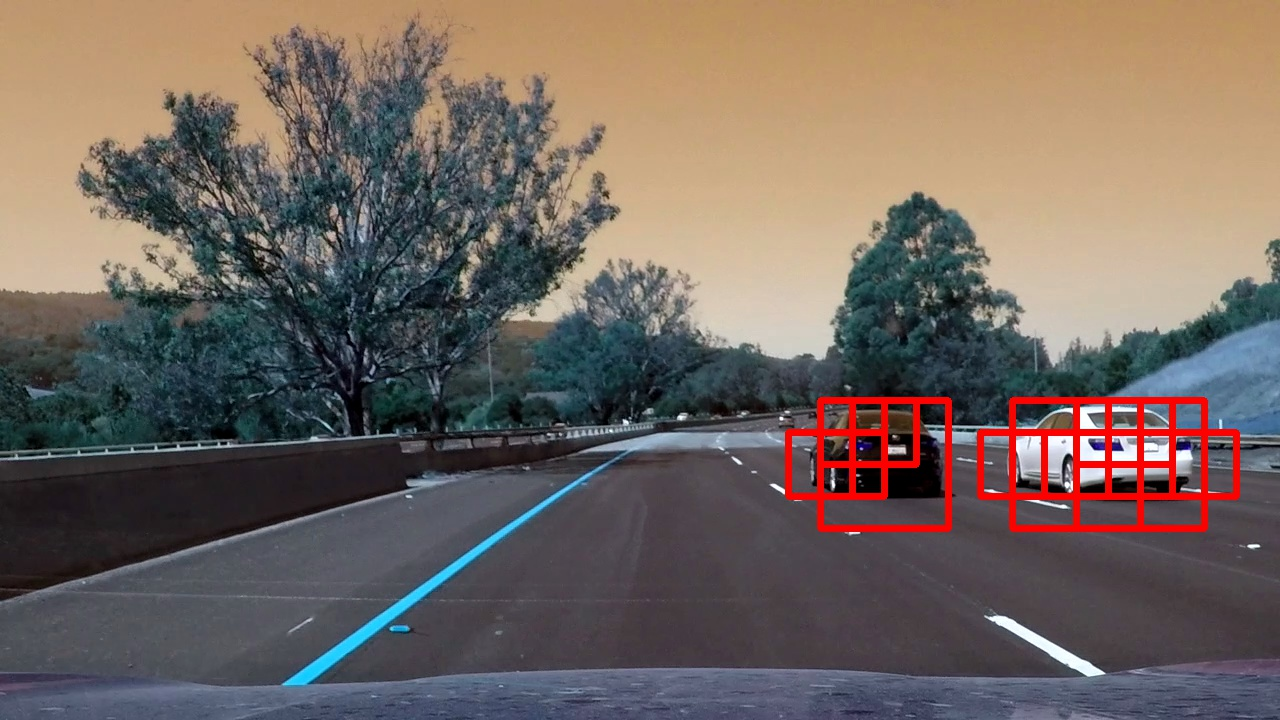
#> input picture examples/box_3.jpg, 1280 x 720 px
$ python -i helpers.py   (imports and definitions only)   (older library calls are emulated)
#> lines starting #> are read from the running program, lines starting #| are printed output that depends on the picture
import matplotlib.image as mpimg
from scipy.misc import imresize
import cv2
import numpy as np
import config


def convert_color(image, color_space):
    if color_space != 'RGB':
        if color_space == 'HSV':
            feature_image = cv2.cvtColor(image, cv2.COLOR_RGB2HSV)
        elif color_space == 'LUV':
            feature_image = cv2.cvtColor(image, cv2.COLOR_RGB2LUV)
        elif color_space == 'HLS':
            feature_image = cv2.cvtColor(image, cv2.COLOR_RGB2HLS)
        elif color_space == 'YUV':
            feature_image = cv2.cvtColor(image, cv2.COLOR_RGB2YUV)
        elif color_space == 'YCrCb':
            try:
                feature_image = cv2.cvtColor(image, cv2.COLOR_RGB2YCrCb)
            except:
                print(image)
    else:
        feature_image = np.copy(image)
    return feature_image


def open_image_file(file_path, color_space=config.COLOR_SPACE):
#> called with file_path = '../examples/box_3.jpg', color_space = 'RGB'
    image = mpimg.imread(file_path)
#> image is the input picture: shape (720, 1280, 3); mean R, G, B 114.1, 102.3, 95.8
    image = imresize(image, (64,64, 3))
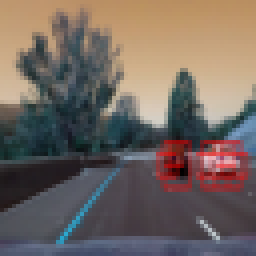
#> image: shape (64, 64, 3) (shown 4 times larger); mean R, G, B 114.1, 102.3, 95.8
    return convert_color(image, color_space)


def normalize_array(array):
    return array
    # [5 lines of commented-out code are left out]

>>> result = open_image_file('../examples/box_3.jpg')
